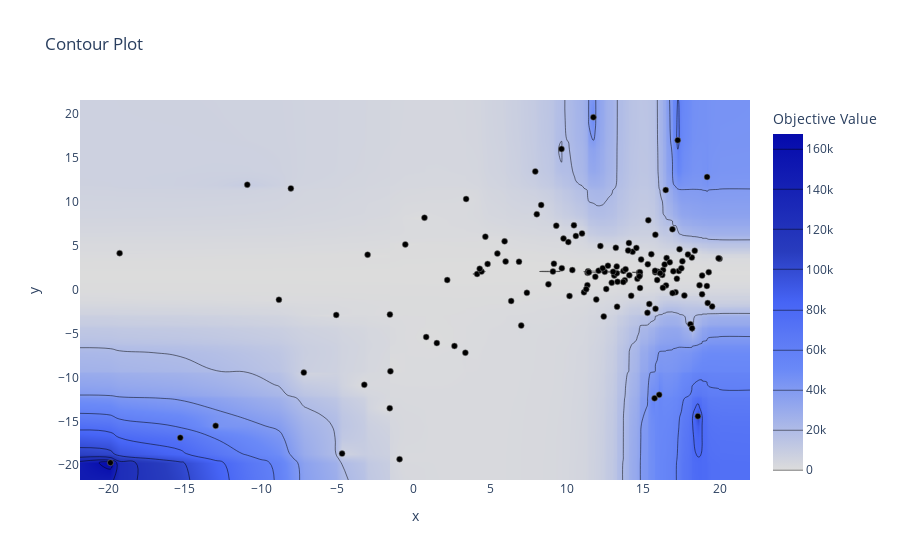

Here is the notebook cell this chart was saved with:
### Code cell
optuna.visualization.plot_contour(study=reloaded_study, params=["x","y"])

### Figure 1 — Plotly figure (JSON) as saved in the notebook; plotly's stock layout.template omitted (floating-point values rounded to 4 significant figures; data arrays with more than 128 entries replaced by an {"elided": "..."} marker saying what was removed)
{"data": [{"colorbar": {"title": {"text": "Objective Value"}}, "colorscale": [[0, "rgb(5,10,172)"], [0.35, "rgb(40,60,190)"], [0.5, "rgb(70,100,245)"], [0.6, "rgb(90,120,245)"], [0.7, "rgb(106,137,247)"], [1, "rgb(220,220,220)"]], "connectgaps": true, "contours": {"coloring": "heatmap"}, "hoverinfo": "none", "line": {"smoothing": 1.3}, "reversescale": true, "type": "contour", "x": {"elided": "145 float values"}, "y": {"elided": "145 float values"}, "z": {"elided": "145x145 float values"}}, {"marker": {"color": "black", "line": {"color": "Grey", "width": 0.5}}, "mode": "markers", "showlegend": false, "type": "scatter", "x": {"elided": "143 float values"}, "y": {"elided": "143 float values"}}], "layout": {"title": {"text": "Contour Plot"}, "xaxis": {"range": [-21.84, 21.98], "title": {"text": "x"}}, "yaxis": {"range": [-21.68, 21.59], "title": {"text": "y"}}}}
